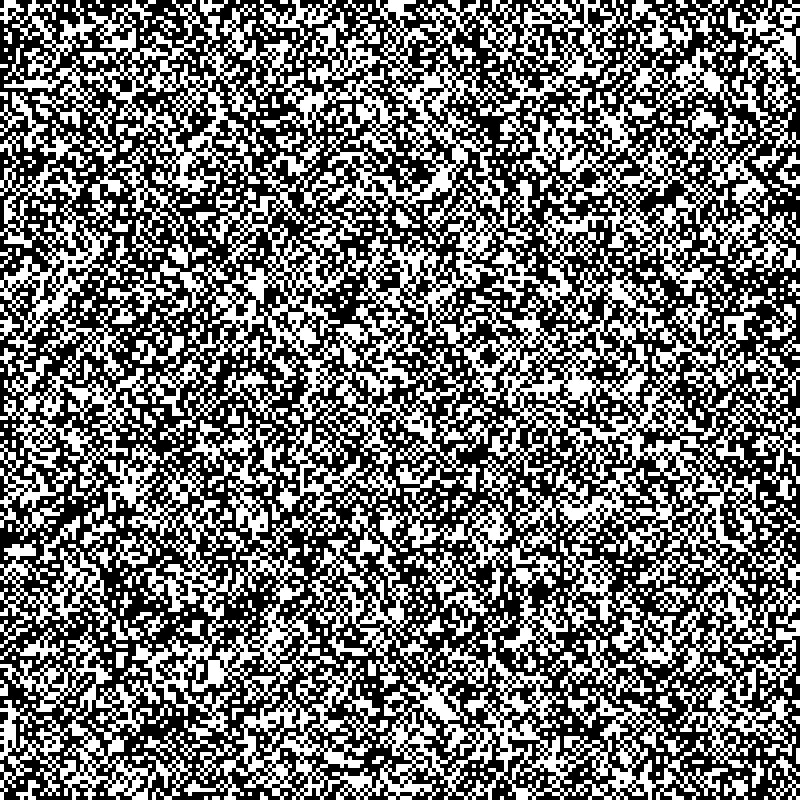
Frame 1 (no input)
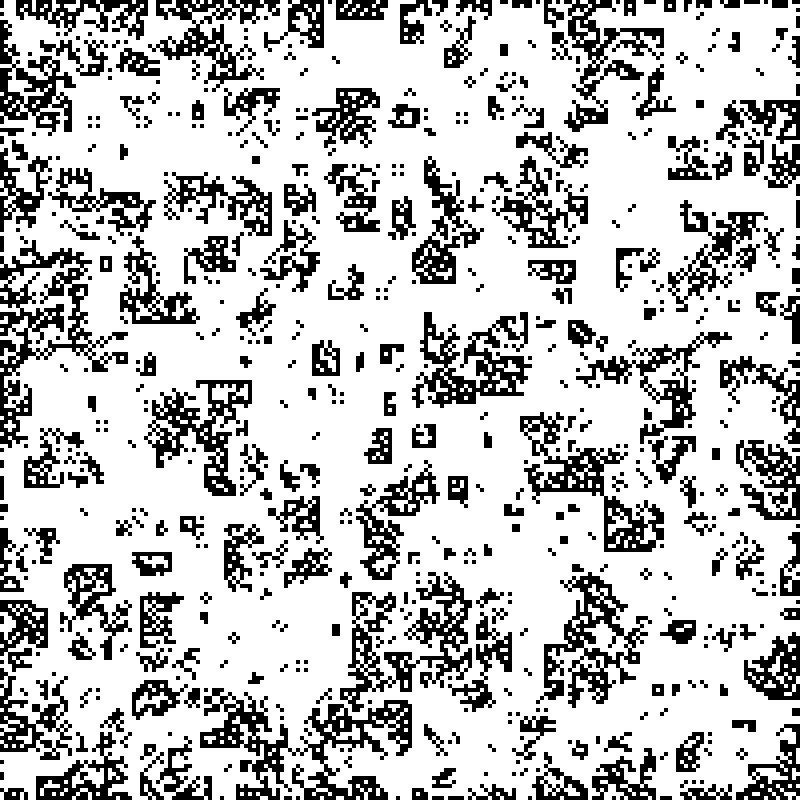
Frame 60 (the mouse pressed at the canvas centre just before this capture)
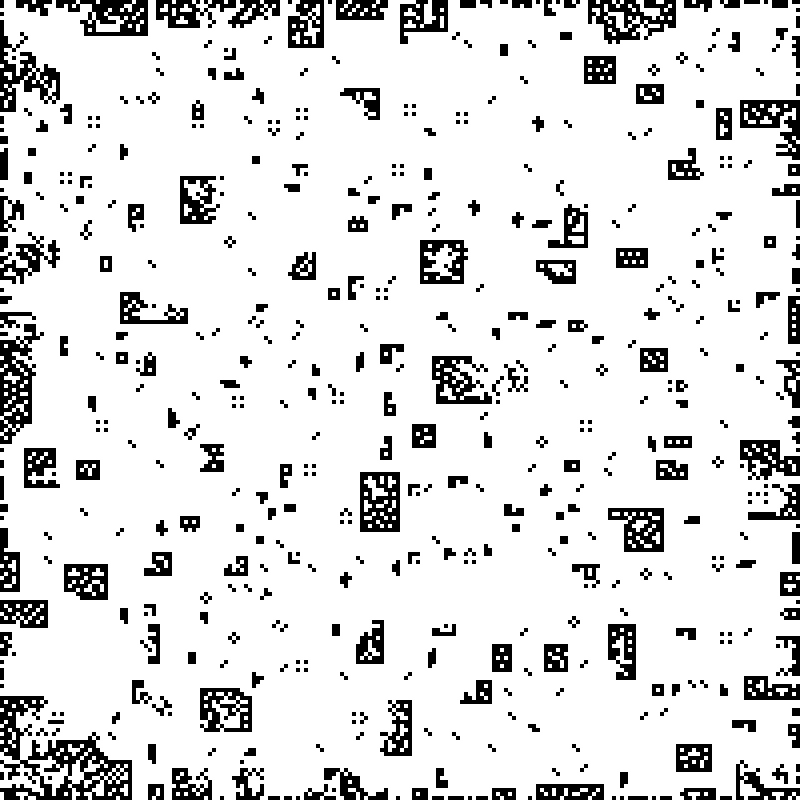
Frame 120 (the mouse held since frame 60 and released just before this capture)

The Processing sketch that drew these frames (run headless with seeded random() and noise(); from frame 60 on, the mouse is pressed at the canvas centre):

// Processing sketch: sketch_feb21a
// ── sketch_feb21a.pde
// Simple cellular automaton.
// Martin Dittus, Feb 2012

Cell[][] cells;
int side = 200;
int cellSize;

void setup() {
  size(800, 800);
  frameRate(10);
  colorMode(HSB);
  
  cells = new Cell[side][side];
  cellSize = width / side;
  reset();
}

void reset() {
  for (int i=0; i<cells.length; i++) {
    for (int j=0; j<cells[i].length; j++) {
      cells[i][j] = new Cell();
      if (random(1) < 0.7) {
        cells[i][j].present = 1;
      }
    }
  }
}

void update() {
  for (int i=1; i<cells.length-1; i++) {
    for (int j=1; j<cells[i].length-1; j++) {
      float localSum = 
        cells[i-1][j].present +
        cells[i][j-1].present +
        cells[i+1][j].present +
        cells[i][j+1].present;
        
      if (localSum < 2) {
        cells[i][j].future = 0;
      } else if (localSum >= 2 && localSum < 3) {
        cells[i][j].future = 1;
      } else if (localSum >= 3 && localSum < 4) {
        cells[i][j].future = cells[i][j].present;
      } else if (localSum>=4) {
        cells[i][j].future = 0;
      }
    }
  }
  for (int i=1; i<cells.length-1; i++) {
    for (int j=1; j<cells[i].length-1; j++) {
      cells[i][j].present = cells[i][j].future;
    }
  }
}

void draw() {
  update();
  noStroke();
  for (int i=0; i<cells.length; i++) {
    for (int j=0; j<cells[i].length; j++) {
      float h = 0;
      float s = 0;
      float b = 0;

      if (cells[i][j].present > 0) {
//        b = 0;
//        h = 0;
      } else {
        b = 255;
//        h = 255 / 4;
      }
      fill(h, s, b);
      rect(i * cellSize, j * cellSize, cellSize, cellSize);
    }
  }
}

void keyPressed() {
  switch (key) {
    case ' ': reset(); break;
  }
}

void mouseMoved() {
  int i = mouseX / cellSize;
  int j = mouseY / cellSize;
  cells[i][j].present = 1;
  cells[i-1][j-1].present = 1;
  cells[i-1][j+1].present = 1;
  cells[i+1][j+1].present = 1;
  cells[i+1][j-1].present = 1;
}

class Cell {
  float present, future;
  
  Cell() {
    present = 0;
    future = 0;
  }
}
